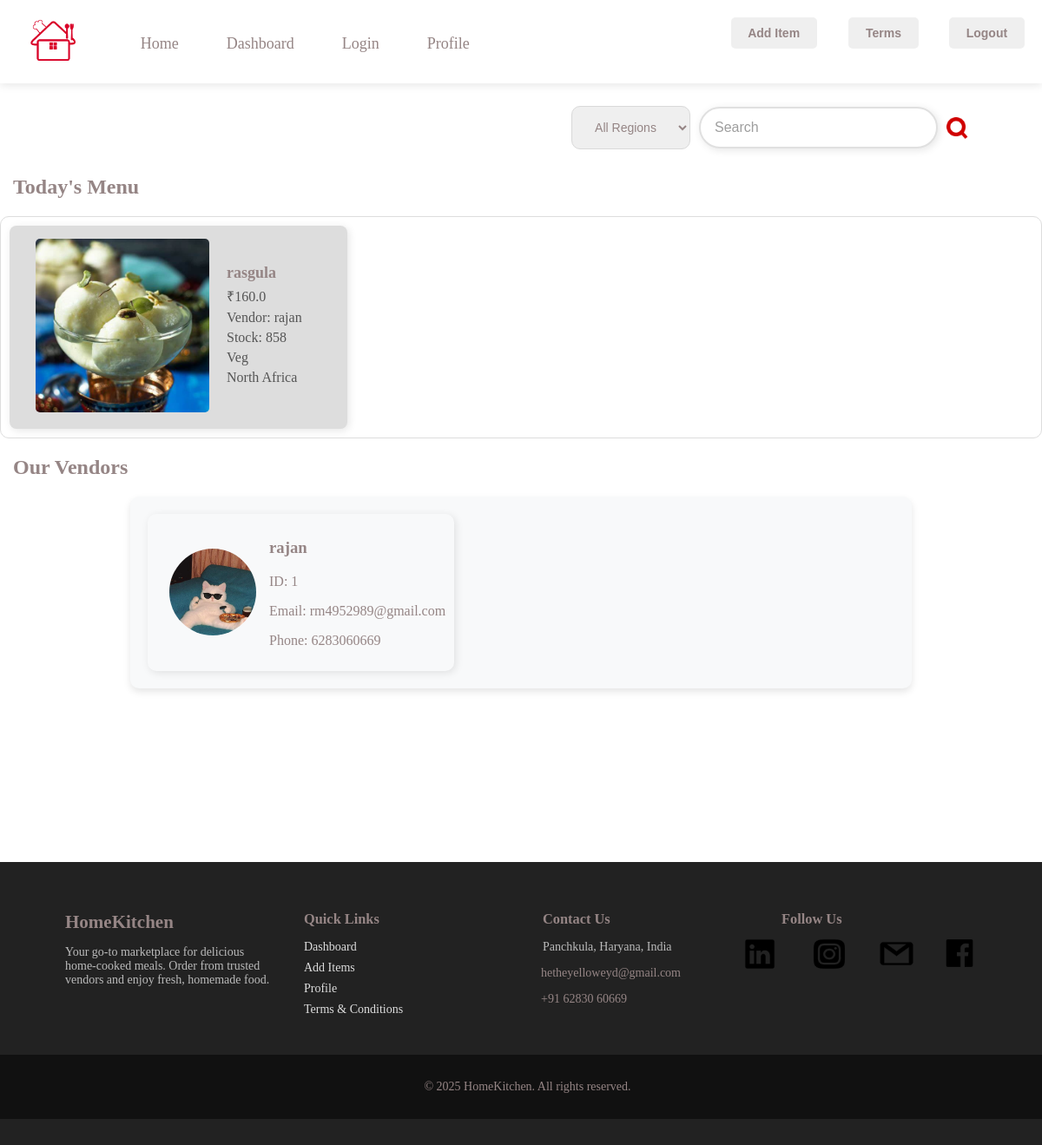
The page /dashboard (signed in) on the database its author committed.
### main.py (models this page shows, shortened)
class Item(db.Model):
    id = db.Column(db.Integer, primary_key=True)
    itemid = db.Column(db.String(50), nullable=False)
    name = db.Column(db.String(100), nullable=False)
    context = db.Column(db.Text, nullable=False)
    amount = db.Column(db.Float, nullable=False)
    image_url = db.Column(db.String(200), nullable=False)
    stock = db.Column(db.Integer, nullable=False, default=0)
    user_id = db.Column(db.Integer, db.ForeignKey('user.id'), nullable=False)
    likes = db.Column(db.Integer, default=0)
    type= db.Column(db.String(50), nullable= False)
    region= db.Column(db.String(100), nullable= True)
    dislikes = db.Column(db.Integer, default=0)
    comments = db.relationship('Comment', backref='item', lazy=True)

class User(db.Model):
    id = db.Column(db.Integer, primary_key=True)
    name = db.Column(db.String(100), nullable=False)
    phone = db.Column(db.String(15), nullable= False, unique=True)
    email = db.Column(db.String(120), unique=True, nullable=False)
    password_hash = db.Column(db.String(200), nullable=False)
    upi_id = db.Column(db.String(50), nullable=True)
    role = db.Column(db.String(10), nullable=False)
    items = db.relationship('Item', backref='seller')
    created_at= db.Column(db.DateTime, default= datetime.datetime.utcnow)
    email_verified = db.Column(db.Boolean, default=False)
    business_name = db.Column(db.String(150), nullable=True, unique=True)
    terms_accepted = db.Column(db.Boolean, default=False)
    address = db.Column(db.String(255), nullable=True)
    latitude = db.Column(db.String(50), nullable=True)
    longitude = db.Column(db.String(50), nullable=True)
    vehicle_type= db.Column(db.String(50), nullable= True)
    vehicle_number= db.Column(db.String(50), nullable=True)
    id_proof = db.Column(db.String(200), nullable=True)  # File path
    license = db.Column(db.String(200), nullable=True)  # File path
    insurance = db.Column(db.String(200), nullable=True)  # File path
    photo = db.Column(db.String(200), nullable=True)  # File path
    verified = db.Column(db.Boolean, default=False)

### main.py (the view)
@app.route('/dashboard', methods=['GET'])
def dashboard():
    search_query = request.args.get('search', '')
    selected_region = request.args.get('region', '')
    query = Item.query.join(User)
    if search_query:
        query = query.filter((Item.name.ilike(f"%{search_query}%")) | (Item.context.ilike(f"%{search_query}%")) | (User.name.ilike(f"%{search_query}%")))
    if selected_region:
        if selected_region == "Others":
            query = query.filter(or_(Item.region == None, Item.region == ""))
        else:
            query = query.filter(Item.region == selected_region)
    items = query.all()
    users = User.query.all()
    unique_regions = db.session.query(Item.region).distinct().all()
    unique_regions = [r[0] for r in unique_regions if r[0]]
    return render_template('dashboard.html', items=items, users=users, search_query=search_query, unique_regions=unique_regions, selected_region=selected_region)

### templates/dashboard.html (shortened to what this page needs)
{% extends "base.html" %}
{% block content %}
<div class="top-right-buttons">
    {% if session.get('user_role') == 'vendor' %}
        <a href="{{ url_for('additems') }}"><button>Add Item</button></a>
        <a href="{{ url_for('terms') }}"><button>Terms</button></a>
    {% elif session.get('user_role') == 'consumer' %}
        <a href="{{ url_for('my_orders') }}"><button>My Orders</button></a>
    {% endif %}
    <a href="{{ url_for('logout') }}"><button>Logout</button></a>
</div>
<div class="search-container">
    <form method="GET" action="{{ url_for('dashboard') }}" role="search">
        <div class="search-wrapper">
            <select name="region" class="region-dropdown">
                <option value="">All Regions</option>
            </select>
            <input class="searchbar" type="search" name="search" placeholder="Search" value="{{ search_query if search_query else '' }}" required>
            <img src="{{ url_for('static', filename='images/search-icon.png') }}" alt="Search" class='search-icon' onclick="this.closest('form').submit();">
        </div>
    </form>
</div>
<h2>Today's Menu</h2>
<div class="item-container">
    {% if items %}
        {% for item in items %}
            <div class="item-card">
                <a href="{{ url_for('item_details', item_id=item.id) }}">
                    <img src="{{ url_for('static', filename=item.image_url) }}" alt="Item Image">
                </a>
                <div class="item-details">
                    <h2>{{ item.name }}</h2>
                    <p>₹{{ item.amount }}</p>
                    <p>Vendor: {{ item.seller.name }}</p>
                    <p>Stock: {{ item.stock }}</p>
                    <p>{{ item.type }}</p>
                    <p>{{ item.region }}</p>
                </div>
            </div>
        {% endfor %}
    {% else %}
        <p>No items found.</p>
    {% endif %}
</div>
<h2>Our Vendors</h2>
<div class="user-carousel-container">
    <div class="user-carousel">
        {% for user in users %}
            {% if user.role == 'vendor' %}
                <div class="user-card">
                    <a href="{{ url_for('vendor_details', vendor_id=user.id) }}">
                        <img src="{{ url_for('static', filename=user.profile_image if user.profile_image else 'images/default-user.jpg') }}" alt="User Image">
                    </a>
                    <div class="user-details">
                        <h3>{{ user.name }}</h3>
                        <p>ID: {{ user.id }}</p>
                        <p>Email: {{ user.email }}</p>
                        <p>Phone: {{ user.phone }}</p>
                    </div>
                </div>
            {% endif %}
        {% endfor %}
    </div>
</div>
{% endblock content %}

### static/style/style.css (style rules this page uses)
body { margin: 0; padding: 0; font-family: 'Times New Roman', Times, serif }
.search-container { margin: 1rem 0; width: 100%; display: flex; justify-content: flex-end; }
.search-wrapper { position: relative; display: flex; align-items: center; width: 80%; }
.search-wrapper select { padding: 15px; color: #958585; font-size: 14px; margin: 10px; border-radius: 10px; border: 1px solid #D9D9D9; }
.searchbar { width: 350px; padding: 0.8rem 1rem; padding-right: 3rem; border: 2px solid #e0e0e0; border-radius: 50px; font-size: 1rem; outline: none; transition: all 0.3s ease; box-shadow: 2px 2px 10px rgba(0, 0, 0, 0.1); }
.searchbar::placeholder { color: #9e9e9e; }
.search-icon { width: 25px; padding: 10px; position: relative; background: none; border: none; cursor: pointer; }
h1, h2, h3, p,a { margin-left: 15px; color: #958585; text-decoration: none; }
button { margin: 10px; color: #958585; margin-left: 10px; padding: 8px 15px; font-size: 14px; width: 90%; border-radius: 15px; border: none; text-align: center; }
.top-right-buttons { position: absolute; top: 10px; right: 20px; display: flex; gap: 10px; }
.top-right-buttons button { color: #958585; padding: 10px 15px; border: none; border-radius: 5px; cursor: pointer; font-weight: bold; }
.item-container { display: flex; flex-wrap: wrap; gap: 20px; max-height: 600px; overflow-y: auto; border: 1px solid #ddd; border-radius: 10px; }
.item-card { margin: 10px; background-color: #ddd; padding: 15px; border-radius: 8px; box-shadow: 2px 2px 10px rgba(0, 0, 0, 0.1); display: flex; align-items: center; gap: 20px; width: 30%; min-width: 250px; transition: transform 0.3s ease, box-shadow 0.3s ease, z-index 0.3s ease; position: relative; z-index: 1; }
.item-card img { width: 200px; height: 200px; object-fit: cover; border-radius: 5px; transition: transform 0.3s ease; }
.item-details { flex-grow: 1; }
.item-details h2 { margin: 0; font-size: 18px; }
.item-details p { margin: 5px 0; color: #555; }
.user-carousel-container { overflow-x: auto; white-space: nowrap; padding: 10px; margin: 0px 150px; background: #f8f9fa; border-radius: 10px; box-shadow: 0 4px 8px rgba(0, 0, 0, 0.1); }
.user-carousel { display: flex; gap: 15px; transition: transform 0.3s ease, box-shadow 0.3s ease, z-index 0.3s ease; position: relative; z-index: 1; }
.user-card { margin: 10px; display: flex; flex-wrap: wrap; width: auto; background: none; padding: 10px; border-radius: 10px; box-shadow: 2px 2px 10px rgba(0, 0, 0, 0.1); transition: transform 0.3s ease, box-shadow 0.3s ease, z-index 0.3s ease; position: relative; z-index: 1; }
.user-card img { margin-top: 30px; width: 100px; height: 100px; border-radius: 50%; object-fit: cover; }
.assign-container input,option { width: 100%; height: 30px; margin: 4px; border: 0.2px solid #ddd; border-radius: 8px; color: #958585; background-color: #d9d9d9; margin-top: 7px; text-align: center; transition: transform 0.3s ease, box-shadow 0.3s ease, z-index 0.3s ease; position: relative; z-index: 1; }

### rows shown on the page
Item: image_url (picture), name "rasgula", amount "160.0", seller.name "rajan", stock "858", type "Veg", region "North Africa"
User: name "rajan", id "1", email "rm4952989@gmail.com", phone "6283060669"
